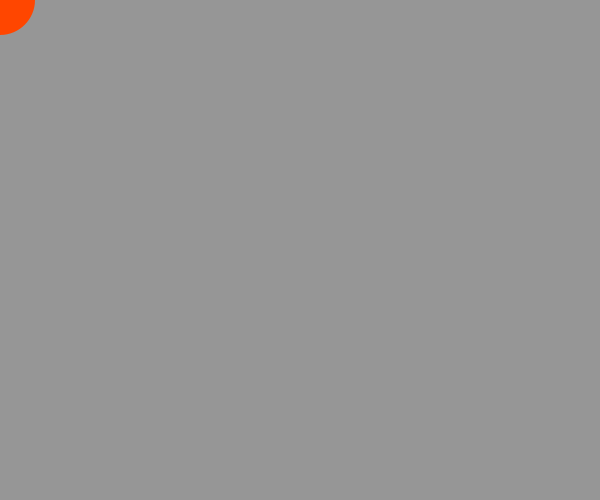
Frame 1 (no input)
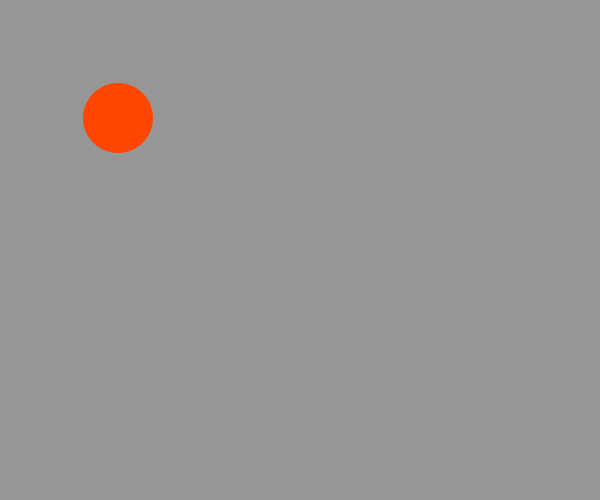
Frame 60 (the mouse pressed at the canvas centre just before this capture)
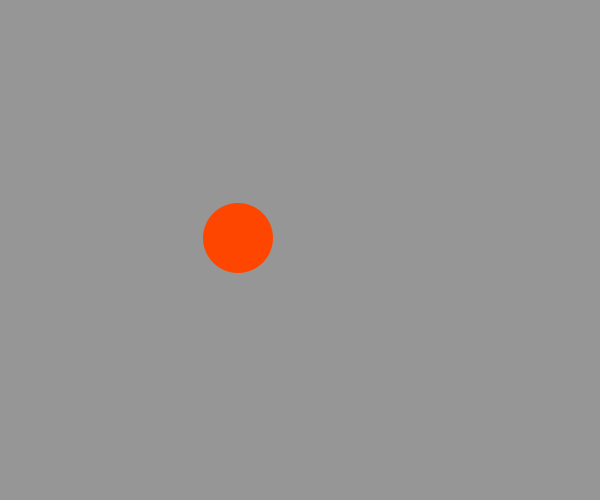
Frame 120 (the mouse held since frame 60 and released just before this capture)

The Processing sketch that drew these frames (run headless with seeded random() and noise(); from frame 60 on, the mouse is pressed at the canvas centre):

// Processing sketch: animacao_bolinha
// ── animacao_bolinha.pde
float posX = 0;
float posY = 0;

void setup(){
  size(600,500);
  
}

void draw(){
  background(150);
  fill(255,70,0);
  noStroke();
  ellipse(posX, posY, 70,70);
  posX=posX+2;
  posY=posY+2;
  
  if(posX>width && posY>height){
    posX=0;
    posY=0;
  }
  
}
